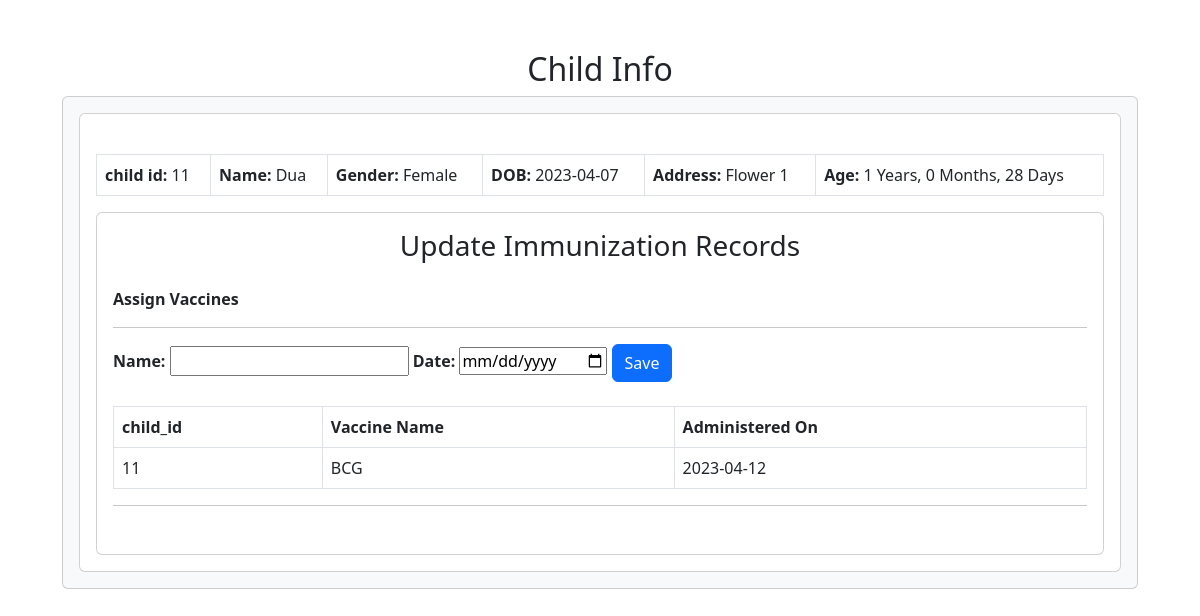
/adminchild.php?id=11, run on the app's committed database.
### tables this page shows
CREATE TABLE `children` (
  `child_id` int(255) NOT NULL,
  `parents_id` int(255) NOT NULL,
  `Name` text NOT NULL,
  `Gender` text NOT NULL,
  `DOB` date NOT NULL,
  `NID` text NOT NULL,
  `Address` varchar(255) NOT NULL,
  `data` varchar(25) NOT NULL
);

CREATE TABLE `child_vaccines` (
  `id` int(25) NOT NULL,
  `child_id` int(11) NOT NULL,
  `Date` date NOT NULL,
  `Name` varchar(25) NOT NULL
);

### adminchild.php (the view, shortened to what this page needs)
<?php
include_once('connects.php');
$id = $_GET['id'];
?>
<!DOCTYPE html>
<html lang="en">
<head>
  <link rel="stylesheet" href="parents.css">
  <link href="https://cdn.jsdelivr.net/npm/bootstrap@5.3.0-alpha3/dist/css/bootstrap.min.css" rel="stylesheet">
</head>
<body>
  <div class="container-fluid">
    <h2 style="text-align: center;">Child Info</h2>
    <div class="card bg-light">
      <div class="card-body text-left">
        <div class="card">
          <div class="card-body">
            <table class="table bg-light table-bordered table-responsive">
              <?php
              if (isset($_GET['id'])) {
                $child_id = "SELECT * FROM children where child_id = '" . $id . "'";
                $result = $mysqli->query($child_id);
              }
              if ($result->num_rows > 0) {
                while ($rows = $result->fetch_assoc()) {
              ?>
                  <td><b>child id: </b><?php echo $rows['child_id']; ?></td>
                  <td><b>Name:</b> <?php echo $rows['Name']; ?></td><br>
                  <td><b>Gender: </b><?php echo $rows["Gender"]; ?></td>
                  <td><b>DOB: </b><?php echo $rows["DOB"]; ?></td>
                  <td><b>Address: </b><?php echo $rows['Address']; ?></td>
                  <td><b> Age: </b><?php
                                    $dob = $rows['DOB'];
                                    $dob = new DateTime($dob);
                                    $now = new DateTime();
                                    $diff = $now->diff($dob);
                                    echo   $diff->y . ' Years, ' . $diff->m . ' Months, ' . $diff->d . ' Days';
                                    ?>
                  </td>
          </div>
        </div>
        <div class="card">
          <h3 style="text-align: center;" class="mt-3">Update Immunization Records</h3>
          <div class="card-body">
            <form action="immunization.php" method="POST">
              <div class="form-group">
                <p><b>Assign Vaccines</b></p>
                <hr>
                <div class="registration">
                  <form method="post" action="immunization.php">
                    <b>Name:</b> <input type="text" name="Name" value="">
                    <b>Date: </b> <input type="date" name="date" value="Date">
                    <button type="submit" name="submit" class="btn btn-primary">Save</button>
                  </form>
                </div>
                <br>
                <div class="table-responsive">
                  <table class="table table-bordered">
                    <tr class="bg-dark text-white">
                      <th>child_id</th>
                      <th>Vaccine Name</th>
                      <th>Administered On</th>
                    </tr>
                    <?php
                    $sql = "SELECT * FROM child_vaccines where child_id = '" . $id . "'";
                    $result = $mysqli->query($sql);
                    if ($result->num_rows > 0) {
                      while ($rows = $result->fetch_assoc()) {
                    ?>
                        <tr>
                          <td><?php echo $rows['child_id']; ?></td>
                          <td><?php echo $rows['Name']; ?></td>
                          <td><?php echo $rows['Date']; ?></td>
                        </tr>
                    <?php
                      }
                    }
                    ?>
                  </table>
                  <hr>
                </div>
            </form>
          </div>
        </div>
    <?php
                }
              }
    ?>
      </div>
    </div>
  </div>
</body>
</html>

### parents.css (style rules this page uses)
body { padding: 50px; box-sizing: border-box; margin: 50px; align-items: center; }
table { width: 100%; }
table, th, td { padding: 14px 18px; border: 1px solid gray; border-collapse: collapse; }
td { text-align: left; }

### data on the page
children: child_id "11", Name "Dua", Gender "Female", DOB "2023-04-07", Address "Flower 1", DOB "1", DOB "0", DOB "28"
child_vaccines: child "11", Name "BCG", Date "2023-04-12"
